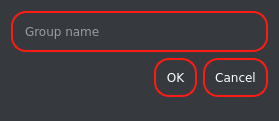
<?xml version="1.0" encoding="UTF-8"?>
<ui version="4.0">
 <class>addGroup</class>
 <widget class="QDialog" name="addGroup">
  <property name="geometry">
   <rect>
    <x>0</x>
    <y>0</y>
    <width>279</width>
    <height>121</height>
   </rect>
  </property>
  <property name="windowTitle">
   <string>Dialog</string>
  </property>
  <property name="styleSheet">
   <string notr="true">*
{
background-color: rgb(54, 57, 62);
color:white;
font-family: Verdana, Geneva, sans-serif;
}

QLineEdit
{
border-radius: 15px;
padding:10px;
border:2px solid #FC1C14;
color:white
}


QPushButton
{
border:2px solid #FC1C14;
border-radius: 15px;
color:white;
padding:10%;
}

QPushButton:hover
{
background-color:#FC1C14;
font-weight: bold;
}
</string>
  </property>
  <layout class="QFormLayout" name="formLayout">
   <item row="0" column="0" colspan="2">
    <layout class="QVBoxLayout" name="verticalLayout">
     <item>
      <widget class="QLineEdit" name="lineEdit_groupName">
       <property name="placeholderText">
        <string>Group name</string>
       </property>
      </widget>
     </item>
     <item>
      <widget class="QDialogButtonBox" name="buttonBox">
       <property name="orientation">
        <enum>Qt::Horizontal</enum>
       </property>
       <property name="standardButtons">
        <set>QDialogButtonBox::Cancel|QDialogButtonBox::Ok</set>
       </property>
      </widget>
     </item>
    </layout>
   </item>
  </layout>
 </widget>
 <resources/>
 <connections>
  <connection>
   <sender>buttonBox</sender>
   <signal>accepted()</signal>
   <receiver>addGroup</receiver>
   <slot>accept()</slot>
   <hints>
    <hint type="sourcelabel">
     <x>248</x>
     <y>254</y>
    </hint>
    <hint type="destinationlabel">
     <x>157</x>
     <y>274</y>
    </hint>
   </hints>
  </connection>
  <connection>
   <sender>buttonBox</sender>
   <signal>rejected()</signal>
   <receiver>addGroup</receiver>
   <slot>reject()</slot>
   <hints>
    <hint type="sourcelabel">
     <x>316</x>
     <y>260</y>
    </hint>
    <hint type="destinationlabel">
     <x>286</x>
     <y>274</y>
    </hint>
   </hints>
  </connection>
 </connections>
</ui>
